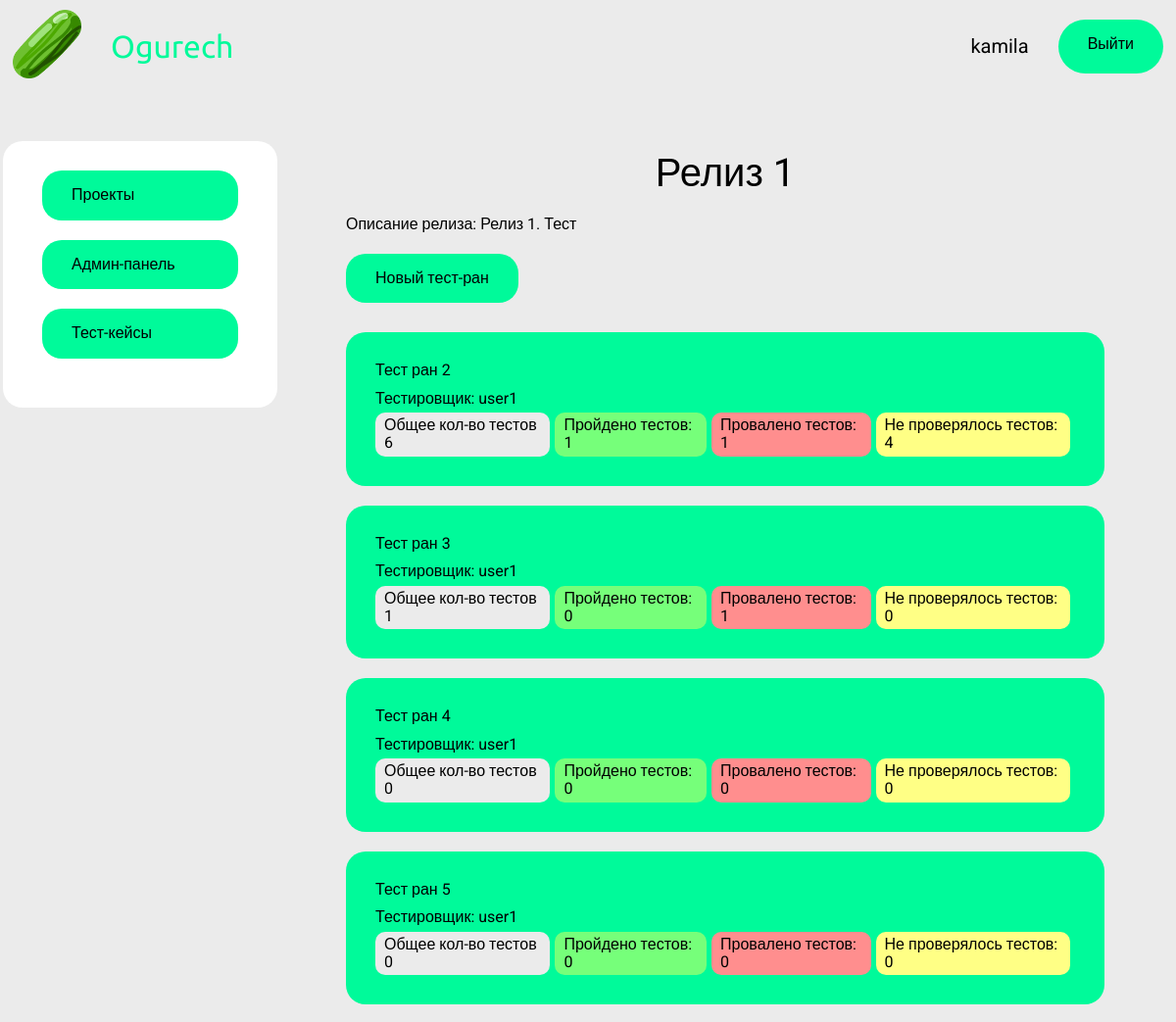
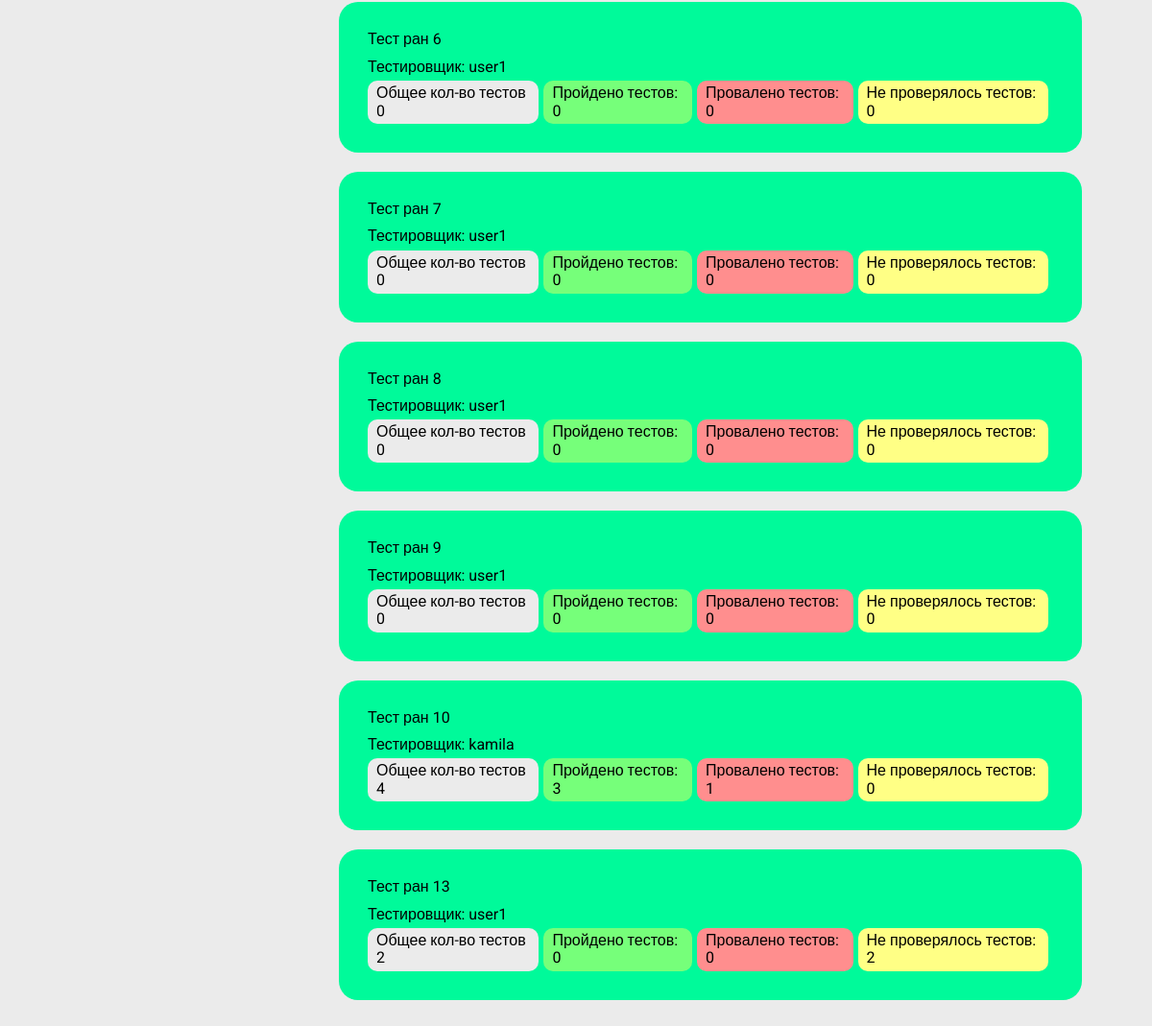
/test/projects/8/10 (signed in), run on the app's committed database (2 pictures, top to bottom).
### service/models.py (models this page shows)
class Release(models.Model):
    project = models.ForeignKey(Project, on_delete=models.CASCADE)
    name = models.TextField(unique=True, null=False)
    description = models.TextField(null=True)

class TestRunResult(models.Model):
    testRun = models.ForeignKey(TestRun, on_delete=models.CASCADE)
    testPlan = models.ForeignKey(TestPlan, on_delete=models.CASCADE)
    runDate = models.DateTimeField(auto_now_add=True)
    successfulTestes = models.IntegerField(default=0)
    failedTestes = models.IntegerField(default=0)
    progress = models.FloatField(default=0.0)  # percent
    isFinished = models.BooleanField(default=False)

### service/views.py (the view)
    def wrapper(*args, **kwargs) -> HttpResponse:
        request, data = func(*args, **kwargs)
        if not data['ok']:
            return render(request, ERROR.get_html(), context=data)
        return render(request, f'{data["template"]}.html', data)

### service/pages.py (called while the page is built)
    def get_full_name(self):
        return f'service/{self.name}'

### service/repository.py (called while the page is built)
    @staticmethod
    def find_release_by_id(release_id: int):
        try:
            return Release.objects.get(id=release_id)
        except Release.DoesNotExist:
            return None

    @staticmethod
    def find_test_runs_by_release_id(release):
        try:
            test_plan = TestPlan.objects.get(release=release)
            return TestRun.objects.filter(testPlan=test_plan)
        except TestPlan.DoesNotExist:
            raise FileNotFoundError

### service/service.py (called while the page is built)
    @staticmethod
    def get_test_runs_by_release_id(release_id: int):
        release = DB.find_release_by_id(release_id=release_id)
        if release is not None:
            test_runs = DB.find_test_runs_by_release_id(release=release)
            result_test_runs = []
            for test_run in test_runs:
                result_test_runs.append(TestRunWrapper(test_run, release.testplan))
            return release, result_test_runs
        else:
            raise FileNotFoundError

    @staticmethod
    def find_user_permissions(user: User):
        groups = user.groups.all()
        permissions = []
        for group in groups:
            g_permissions = list(group.permissions.all())
            for p in g_permissions:
                permissions.append(p.codename)
        u_permissions = list(user.user_permissions.all())
        for p in u_permissions:
            permissions.append(p.codename)
        return set(permissions)

### service/views.py (called while the page is built)
def return_data_template(func):
    def wrapper(*args, **kwargs) -> HttpResponse:
        request, data = func(*args, **kwargs)
        if not data['ok']:
            return render(request, ERROR.get_html(), context=data)
        return render(request, f'{data["template"]}.html', data)
    return wrapper

### service/templates/service/test_runs.html (shortened to what this page needs)
{% extends 'base.html' %}
{% block main %}
    <main class="main container">
        <div class="wrapper">
            {% include 'include/side-menu.html' %}
            <section class="testruns content-section">
                <span class="title">{{ release.name }}</span>
                <div class="section-description">
                    Описание релиза:
                    <span class="description-text">{{ release.description }}</span>
                </div>
                <div class="btns">
                    <input class="add-btn" type="submit" value="Новый тест-ран" />
                </div>
                <div class="content">
                    {% for test_run in test_runs %}
                        <div class="card">
                            <span class="card-title">Тест ран {{ test_run.id }}</span>
                            <div class="tester-title">Тестировщик: <span class="tester-name">{{ test_run.testRunner.username }}</span></div>
                            <div class="progress-title">
                                <span class="test-number">Общее кол-во тестов {{ test_run.num_of_test }}</span>
                                <span class="success-number">Пройдено тестов: {{ test_run.successfull_test }}</span>
                                <span class="fail-number">Провалено тестов: {{ test_run.failed_test }}</span>
                                <span class="danger-number">Не проверялось тестов: {{ test_run.not_run }}</span>
                            </div>
                        </div>
                    {% endfor %}
                </div>
            </section>
          </div>
    </main>
{% endblock %}

### service/templates/base.html (shortened to what this page needs)
{% load static %}
<!DOCTYPE html>
<html lang="ru">
<head>
    <link rel="stylesheet" href="{%  static 'service/css/style.css' %}">
    <link rel="stylesheet" href="{%  static 'service/css/normalize.css' %}">
</head>
<body>
   <header class="header container">
       <a href="/" class="logo">
           <img
                   width="70"
                   src="{% static 'service/img/logo.png' %}"
                   alt="Лого: Ogurech"
                   class="logo-image" />
       </a>
       <span class="company-name"> Ogurech </span>
       {% block user %}
           <div class="login">
           {% if user.is_authenticated %}
               <span class="username">{{ user.username }}</span>
               <a href="{% url 'logout' %}" class="logout-btn">Выйти</a>
           {% else %}
               <a href="{% url 'login' %}" class="login-btn">Войти</a>
           {% endif %}
           </div>
       {% endblock %}
   </header>
    {% block main %}{% endblock %}
</body>
</html>

### service/static/service/css/style.css (style rules this page uses)
* { box-sizing: border-box; }
body { font-family: 'Roboto', sans-serif; background: #EBEBEB; }
.container { max-width: 1194px; margin: auto; }
.header { display: flex; align-items: center; padding: 10px 10px; }
.logo { margin-right: 30px; }
.company-name { font-family: 'Ubuntu', sans-serif; font-size: 200%; color: #00fa9a; }
.login { margin-left: auto; display: flex; }
.username { font-size: 125%; padding: 16px 30px; }
.logout-btn { background: #00fa9a; border-radius: 50px; padding: 16px 30px; display: block; text-decoration: none; color: #000000; }
.wrapper { display: flex; margin-top: 50px; }
.content-section { display: flex; flex-direction: column; padding: 10px 70px; width: 100%; }
.section-description { margin-top: 20px; margin-bottom: 20px; }
.btns { align-self: stretch; }
.add-btn { background: #00fa9a; border-radius: 20px; padding: 16px 30px; text-decoration: none; border: none; color: #000000; }
.title { font-size: 250%; align-self: center; }
.content { display: flex; flex-direction: column; margin-top: 30px; }
.card { background: #00fa9a; border-radius: 20px; padding: 30px 30px; margin-bottom: 20px; }
.progress-title { display: flex; margin-top: 5px; }
.test-number { background: #EBEBEB; border-radius: 10px; padding: 4px 9px; text-decoration: none; border: none; color: #000000; margin-right: 5px; }
.success-number { background: #76ff7a; border-radius: 10px; padding: 4px 9px; text-decoration: none; border: none; color: #000000; margin-right: 5px; }
.fail-number { background: #ff8e8e; border-radius: 10px; padding: 4px 9px; text-decoration: none; border: none; color: #000000; margin-right: 5px; }
.danger-number { background: #ffff85; border-radius: 10px; padding: 4px 9px; text-decoration: none; border: none; color: #000000; margin-right: 5px; }
.tester-title { margin-top: 10px; }

### data on the page
Release: name "Релиз 1", description "Релиз 1. Тест"
TestRunResult: id "10", testRunner.username "kamila", num_of_test "4", successfull_test "3", failed_test "1", not_run "0"

### other printed values
{{ user.username }} "kamila"
{{ test_run.id }} "2" "3" "4" "5" "6" "7" "8" "9" "13"
{{ test_run.testRunner.username }} "user1" "user1" "user1" "user1" "user1" "user1" "user1" "user1" "user1"
{{ test_run.num_of_test }} "6" "1" "0" "0" "0" "0" "0" "0" "2"
{{ test_run.successfull_test }} "1" "0" "0" "0" "0" "0" "0" "0" "0"
{{ test_run.failed_test }} "1" "1" "0" "0" "0" "0" "0" "0" "0"
{{ test_run.not_run }} "4" "0" "0" "0" "0" "0" "0" "0" "2"
